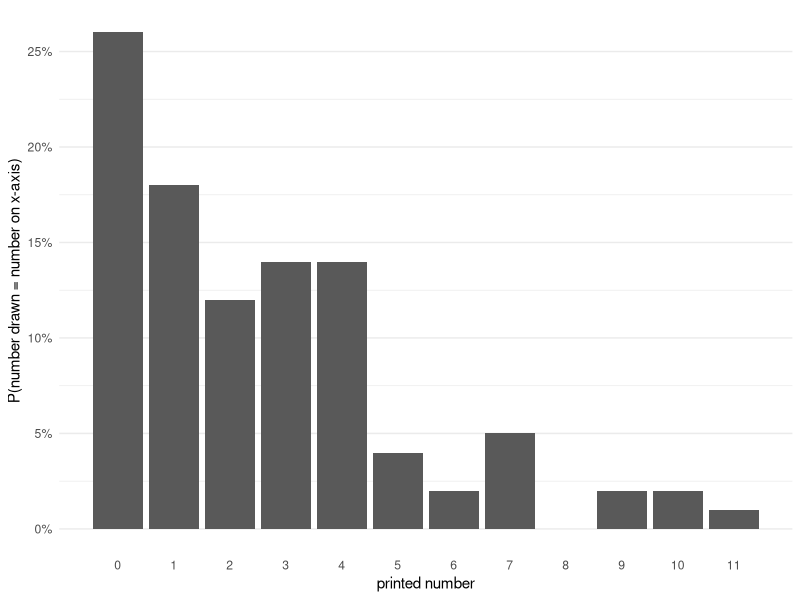
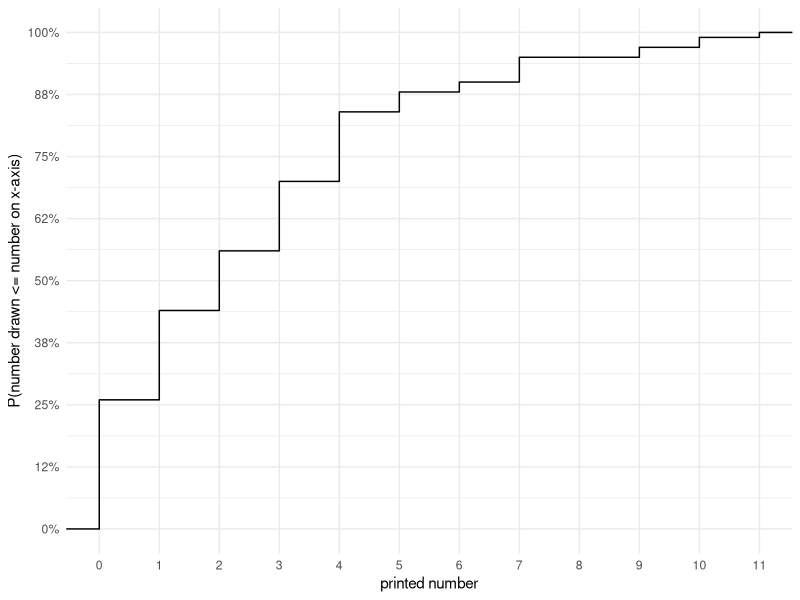
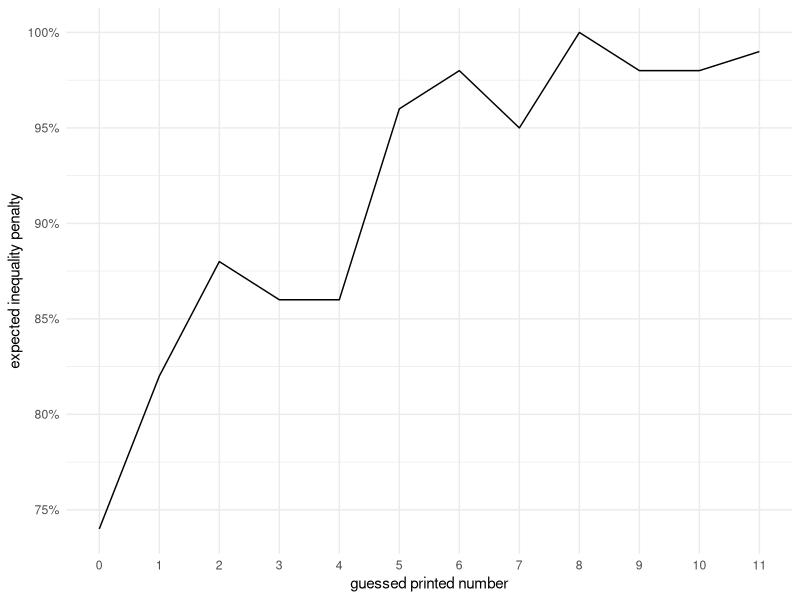
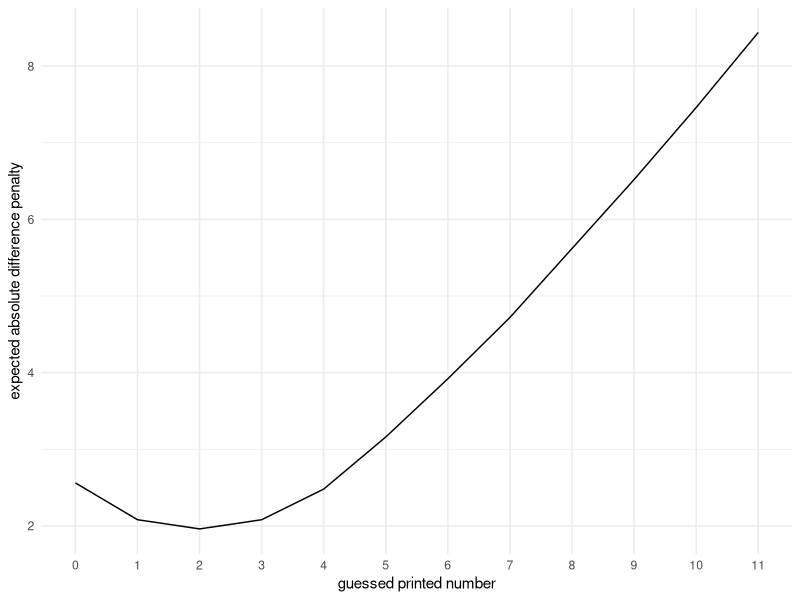

Source code (R) for these figures, in order: (Note: this script raises an error after producing the figures.)
## ---- chunk 1
# set a seed to reproduce "random" results
set.seed(1)

# sampling 100 observations from a geometric distribution with probability parameter = .5
balls <- rgeom(n = 100, prob = .25)

print(balls)
## ---- chunk 2
require(tidyverse)

mean_printed_number <- mean(balls)

median_printed_number <- median(balls)

mode_printed_number <- 
  balls %>% 
  table %>% 
  sort(decreasing = TRUE) %>% 
  head(1) %>% 
  names()

cat('mean = ', mean_printed_number, ', median = ', median_printed_number, ', and mode = ', mode_printed_number, sep = '')
## ---- chunk 3
require(scales)

ggplot() +
  geom_bar(aes(x = balls, y = ..count../sum(..count..))) +
  scale_y_continuous(labels = percent, breaks = seq(0,1,.05)) +
  scale_x_continuous(breaks = min(balls):max(balls)) +
  labs(x = 'printed number', y = 'P(number drawn = number on x-axis)') +
  theme_minimal() +
  theme(panel.grid.major.x = element_blank(),
        panel.grid.minor.x = element_blank())
## ---- chunk 4
ggplot() +
  stat_ecdf(aes(x = balls)) +
  scale_y_continuous(labels = percent, breaks = seq(0,1,.125)) +
  scale_x_continuous(breaks = min(balls):max(balls)) +
  labs(x = 'printed number', y = 'P(number drawn <= number on x-axis)') +
  theme_minimal() +
  theme(panel.grid.minor.x = element_blank())
## ---- chunk 5
possible_guesses <- min(balls):max(balls)

expected_inequality_penalties <- map_dbl(possible_guesses, function(current_guess){
  
  mean(current_guess != balls)
  
})

ggplot() +
  geom_line(aes(x = possible_guesses, y = expected_inequality_penalties)) +
  scale_y_continuous(labels = percent, breaks = seq(0,1,.05)) +
  scale_x_continuous(breaks = min(balls):max(balls)) +
  labs(x = 'guessed printed number', y = 'expected inequality penalty') +
  theme_minimal() +
  theme(panel.grid.minor.x = element_blank())

## ---- chunk 6
possible_guesses <- min(balls):max(balls)

expected_abs_diff_penalties <- map_dbl(possible_guesses, function(current_guess){
  
  mean(abs(current_guess - balls))
  
})

ggplot() +
  geom_line(aes(x = possible_guesses, y = expected_abs_diff_penalties)) +
  # scale_y_continuous(labels = percent, breaks = seq(0,1,.05)) +
  scale_x_continuous(breaks = min(balls):max(balls)) +
  labs(x = 'guessed printed number', y = 'expected absolute difference penalty') +
  theme_minimal() +
  theme(panel.grid.minor.x = element_blank())

## ---- chunk 7
sorted_balls <- sort(balls)

print(sorted_balls)
## ---- chunk 8
abs(sorted_balls - 3)
## ---- chunk 9
sorted_balls - 3
## ---- chunk 10
sign(sorted_balls - 3)
## ---- chunk 11
table(sign(sorted_balls - 3))
## ---- chunk 12
table(sign(sorted_balls - 6))
## ---- chunk 13
table(sign(sorted_balls - 1))
## ---- chunk 14
map_df(possible_guesses, function(current_guess){
  
  table(sign(sorted_balls - current_guess)) %>%
    tibble(sign = names(.), total = ., guess = current_guess) 
  
}) %>%
  filter(sign != 0) %>%
  left_join(expand.grid(sign = .$sign, guess = .$guess), ., by = c('sign','guess')) %>%
  mutate(total = if_else(is.na(total), 0L, total)) %>%
  ggplot() +
  geom_col(aes(x = guess, y = total, fill = sign), position = 'dodge') +
  scale_x_continuous(breaks = min(balls):max(balls)) +
  labs(x = 'guessed printed number', y = 'count of observations') +
  theme_minimal() +
  theme(panel.grid.minor.x = element_blank(),
        panel.grid.major.x = element_blank())
  
## ---- chunk 15
possible_guesses <- seq(min(balls), max(balls),.01)

expected_sqr_diff_penalties <- map_dbl(possible_guesses, function(current_guess){
  
  mean((current_guess - balls)^2)
  
})

ggplot() +
  geom_line(aes(x = possible_guesses, y = expected_sqr_diff_penalties)) +
  # scale_y_continuous(labels = percent, breaks = seq(0,1,.05)) +
  scale_x_continuous(breaks = min(balls):max(balls)) +
  labs(x = 'guessed printed number', y = 'expected squared difference penalty') +
  theme_minimal() +
  theme(panel.grid.minor.x = element_blank())

## ---- chunk 16
map_df(c(2^c(0:7)), function(p){
  
 tibble(x = seq(0,11,.01), y = x^p, p = p)
  
}) %>%
  group_by(p) %>%
  mutate(y = y/sum(y)) %>%
  ggplot() +
  geom_line(aes(x = x, y = y, color = factor(p))) +
  theme_minimal() +
  scale_color_discrete(name = 'p') +
  labs(x = 'difference', y = 'normalized difference^p')
## ---- chunk 17
possible_guesses <- seq(min(balls),max(balls),.01)

expected_max_diff_penalties <- map_dbl(possible_guesses, function(current_guess){
  
  max(abs(current_guess - balls))
  
})

ggplot() +
  geom_line(aes(x = possible_guesses, y = expected_max_diff_penalties)) +
  # scale_y_continuous(labels = percent, breaks = seq(0,1,.05)) +
  scale_x_continuous(breaks = min(balls):max(balls)) +
  labs(x = 'guessed printed number', y = 'expected maximum difference penalty') +
  theme_minimal() +
  theme(panel.grid.minor.x = element_blank())

